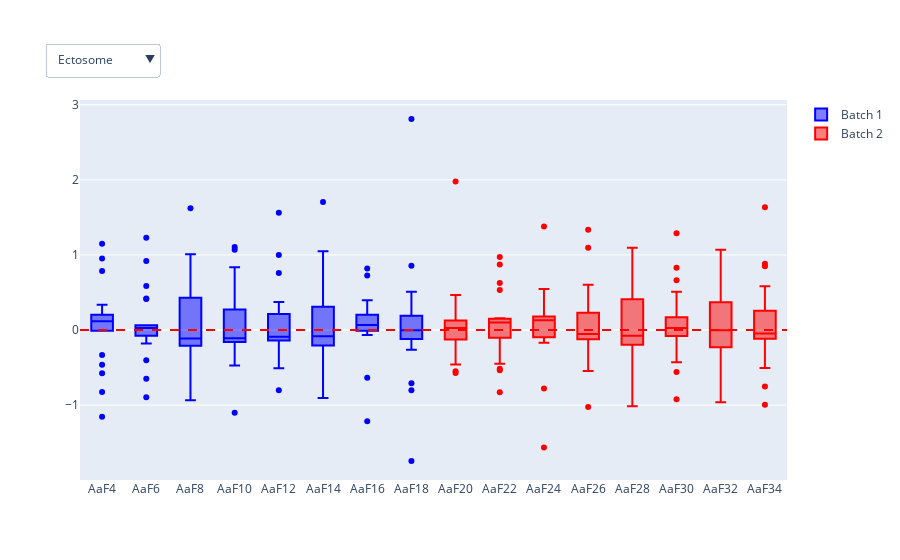

Source (notebook cell):
### Markdown cell above
## RLE plot

### Code cell
plotRLE(data)

### Figure 1 — Plotly figure (JSON) as saved in the notebook; plotly's stock layout.template omitted (floating-point values rounded to 4 significant figures; data arrays with more than 128 entries replaced by an {"elided": "..."} marker saying what was removed)
{"data": [{"marker": {"color": "blue"}, "name": "Batch 1", "type": "box", "visible": true, "x": {"elided": "192 str values"}, "y": {"elided": "192 float values"}}, {"marker": {"color": "red"}, "name": "Batch 2", "type": "box", "visible": true, "x": {"elided": "192 str values"}, "y": {"elided": "192 float values"}}, {"marker": {"color": "blue"}, "name": "Batch 1", "type": "box", "visible": false, "x": {"elided": "192 str values"}, "y": {"elided": "192 float values"}}, {"marker": {"color": "red"}, "name": "Batch 2", "type": "box", "visible": false, "x": {"elided": "192 str values"}, "y": {"elided": "192 float values"}}], "layout": {"shapes": [{"line": {"color": "red", "dash": "dash", "width": 2}, "type": "line", "x0": 0, "x1": 1, "xref": "paper", "y0": 0, "y1": 0, "yref": "y"}], "updatemenus": [{"buttons": [{"args": [{"visible": [true, true, false, false]}], "label": "Ectosome", "method": "update"}, {"args": [{"visible": [false, false, true, true]}], "label": "Choanosome", "method": "update"}], "direction": "down", "showactive": true, "xanchor": "left", "y": 1.15, "yanchor": "top"}]}}
